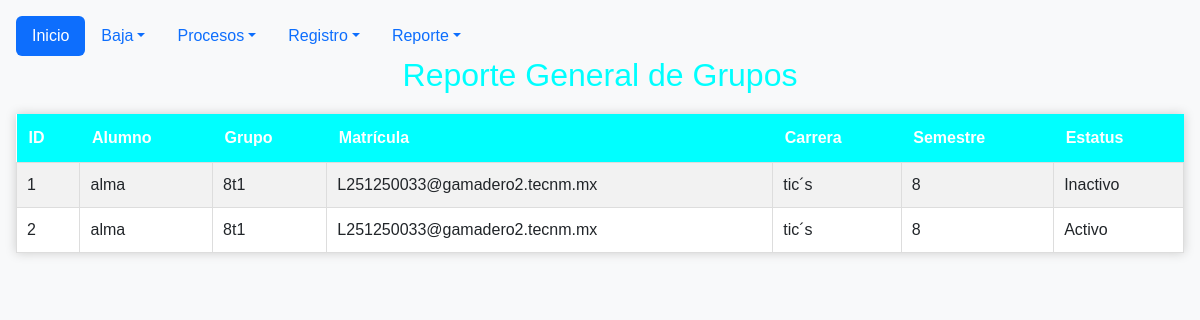
The page /Escuela/reportes/rep_grupos.php on the database as committed earlier.
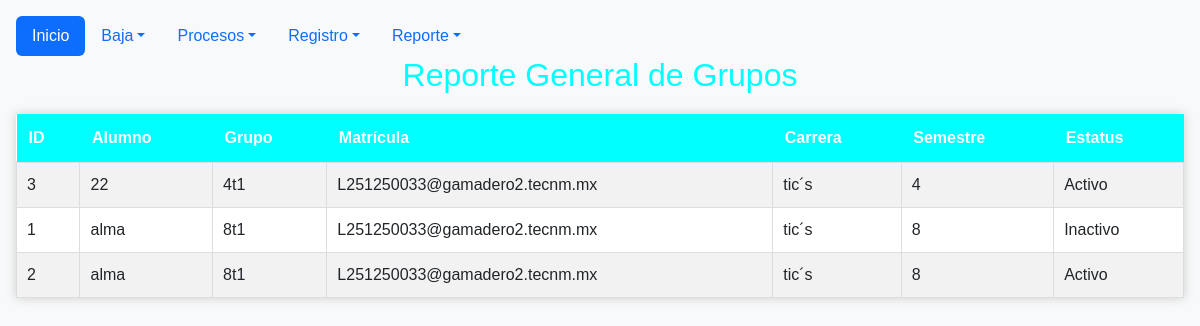
The same page on the database as committed later.
### tables this page shows
CREATE TABLE `grupos` (
  `id_grupo` int(11) NOT NULL,
  `nombre_alumno` varchar(100) NOT NULL,
  `grupo` varchar(50) NOT NULL,
  `matricula` varchar(50) NOT NULL,
  `carrera` varchar(100) NOT NULL,
  `semestre` varchar(20) NOT NULL,
  `estatus_grupo` varchar(20) NOT NULL
);

### Escuela/reportes/rep_grupos.php (the view, shortened to what this page needs)
<?php
$servidor = "localhost";
$usuario = "root";
$clave = "";
$base = "Escuela";
$conexion = mysqli_connect($servidor, $usuario, $clave);
mysqli_select_db($conexion, $base);
$grupos = mysqli_query($conexion, "SELECT * FROM grupos ORDER BY grupo");
$total = $grupos ? mysqli_num_rows($grupos) : 0;
?>
<!DOCTYPE html>
<html lang="es">
  <head>
    <link href="https://cdn.jsdelivr.net/npm/bootstrap@5.3.8/dist/css/bootstrap.min.css" rel="stylesheet"/>
    <link href="https://getbootstrap.com/docs/5.3/assets/css/docs.css" rel="stylesheet"/>
  </head>
  <body class="p-3 m-0 border-0 bd-example m-0 border-0">
    <ul class="nav nav-pills">
      <li class="nav-item">
        <a class="nav-link active" aria-current="false" href="../index.php">Inicio</a>
      </li>
      <li class="nav-item dropdown">
        <a
          class="nav-link dropdown-toggle" data-bs-toggle="dropdown" href="#" role="button" aria-expanded="false"
          >Baja</a>
      </li>
      <li class="nav-item dropdown">
        <a
          class="nav-link dropdown-toggle" data-bs-toggle="dropdown" href="#" role="button" aria-expanded="false"
          >Procesos</a>
      </li>
        <li class="nav-item dropdown">
        <a
          class="nav-link dropdown-toggle" data-bs-toggle="dropdown" href="#" role="button" aria-expanded="false"
          >Registro</a>
      </li>
      <li class="nav-item dropdown">
        <a
          class="nav-link dropdown-toggle" data-bs-toggle="dropdown" href="#" role="button" aria-expanded="false"
          >Reporte</a>
      </li>
    </ul>
  </body>
</html>
<html lang="es">
<head>
</head>
<body>
<h2>Reporte General de Grupos</h2>
<table>
    <tr>
        <th>ID</th>
        <th>Alumno</th>
        <th>Grupo</th>
        <th>Matrícula</th>
        <th>Carrera</th>
        <th>Semestre</th>
        <th>Estatus</th>
    </tr>
    <?php if ($total > 0): ?>
        <?php while ($g = mysqli_fetch_assoc($grupos)): ?>
        <tr>
            <td><?=$g['id_grupo'] ?? ''?></td>
            <td><?=$g['nombre_alumno'] ?? ''?></td>
            <td><?=$g['grupo'] ?? ''?></td>
            <td><?=$g['matricula'] ?? ''?></td>
            <td><?=$g['carrera'] ?? ''?></td>
            <td><?=$g['semestre'] ?? ''?></td>
            <td><?=$g['estatus_grupo'] ?? ''?></td>
        </tr>
        <?php endwhile; ?>
    <?php else: ?>
        <tr>
            <td colspan='7' style='text-align:center;'>No hay registros de grupos disponibles.</td>
        </tr>
    <?php endif; ?>
</table>
</body>
</html>

Rows that differ between the two databases and show on the page:
added grupos: id_grupo "3", nombre_alumno "22", grupo "4t1", matricula "L251250033@gamadero2.tecnm.mx", carrera "tic´s", semestre "4", estatus_grupo "Activo"
